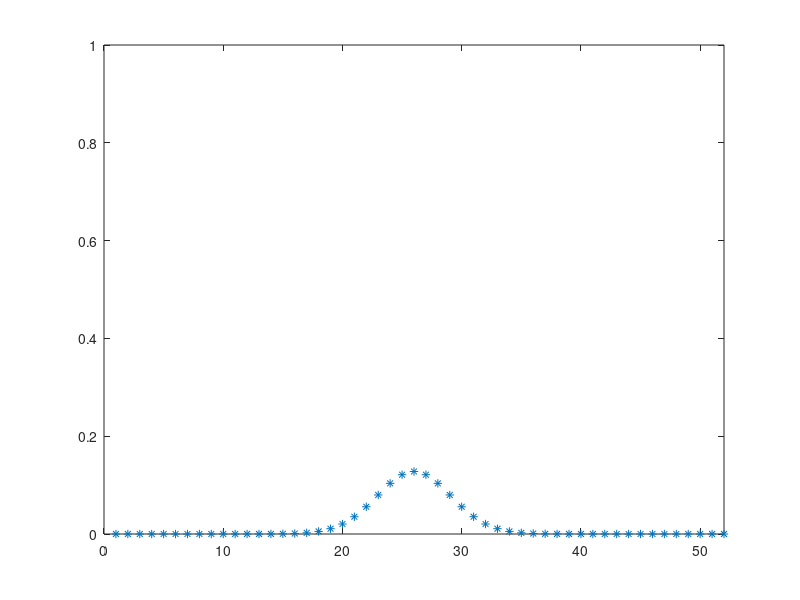
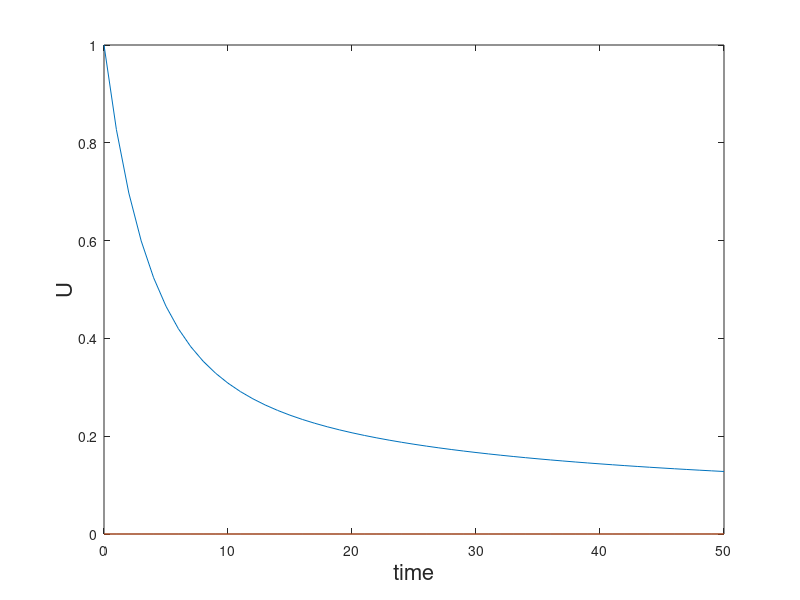

MATLAB code to generate these figures, in order:
% code to simulate diffusion process via Method of lines
function Diff_sim
 global alpha
alpha = 0.1;  %The time constant
  
 N = 52; %number of cells    
 
 u0 = zeros(N,1);
 u0(N/2) = 1;
 
tstep = 1;
t_end = 50;
 
%specify the output points
tspan = [0:tstep:t_end];

 

[T,S] = ode23(@deRHS,tspan, u0, odeset('maxstep',1));  

figure(1)
for j = 1:length(T)
    plot(S(j,:),'*')
    
    axis([0 N 0 1])
    pause(.1)
end
figure(2)
plot(T,S(:,N/2),T,S(:,fix(N/4)))
xlabel('time','fontsize',16)
ylabel('U','fontsize',16)

 
%the right hand side for ode simulation:
function s_prime=deRHS(t,s)
global alpha
 
      Fu = alpha*(-2*s+[0;s(1:end-1)]+[s(2:end);0]);
s_prime = Fu;

